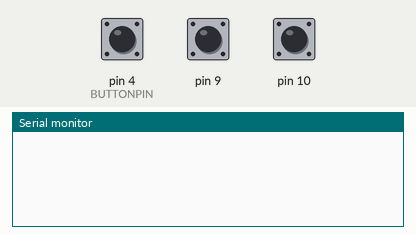
Recording of a sketch running on a simulated Arduino Uno, built with avr-gcc and run on an emulated ATmega328P. Parts: the last lines printed to the serial monitor. The test bench sets the inputs (shaded band); at power-on: pin 4 (BUTTONPIN) LOW, pin 9 HIGH, pin 10 HIGH.

Above: at 1.3 s.
1.4 s: pin 4 (BUTTONPIN) pulled HIGH for 0.15 s
At 2.7 s:
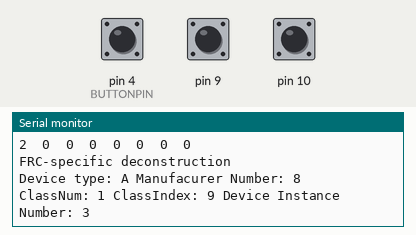
3.0 s: pin 4 (BUTTONPIN) pulled HIGH for 1 s
5.5 s: pin 4 (BUTTONPIN) pulled HIGH for 0.15 s
7.1 s: pin 4 (BUTTONPIN) pulsed HIGH 2 times (0.12 s each, 0.3 s apart)
At 7.23 s:
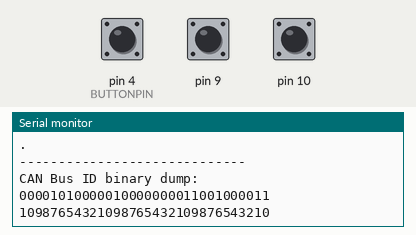
9.2 s: pin 4 (BUTTONPIN) pulled HIGH for 1 s
At 11.3 s:
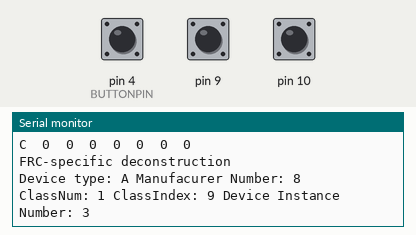
11.7 s: pin 4 (BUTTONPIN) pulled HIGH for 3.2 s
Timing chart, 0 to 14.7 s (numbered marks = the images above; inputs shaded):
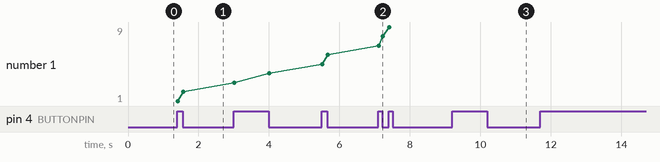

The sketch:

InCanButton.ino
```cpp
#include <InCANceivable_globals.h>
#include <InCANceivable.h>
#include <FRC_CAN.h>
extern MCP_CAN CAN;
unsigned long int myCanId;
byte buf[8];
int len=8;
#define BUTTONPIN 4
int oldButtonState=0;
void setup() {
   Serial.begin(115200);
   while (!Serial) {
   ;
    }
  // put your setup code here, to run once:
 pinMode(BUTTONPIN, INPUT);
  myCanId=FRC_CAN_init();  // sets speed, extended protocol etc
  InCANceivable_setup();
}

void loop() {

 unsigned long int outputCanId= FRC_CAN_embed(myCanId, 1, 9);
  // put your main code here, to run repeatedly:
 int  buttonState;
 buttonState = digitalRead(BUTTONPIN);

  // check if the pushbutton is pressed. If it is, the buttonState is HIGH:
  if (buttonState!=oldButtonState){
    buf[0]=buf[0]+1;
    CAN.sendMsgBuf(outputCanId,FRC_EXT,3, buf);
// CAN.sendMsgBuf(outputCanId,FRC_EXT,1,8, buf);
    oldButtonState=buttonState;
    Serial.println(".");
    //Serial.println(outputCanId,HEX);
    InCANceivable_msg_dump(outputCanId,8,buf);
   //  InCANceivable_msg_dump(myCanId,0,);
  }
}
```

Measured:
- after the input at 1.4 s, the serial monitor: prints a new line at once (image 1)
- after the input at 7.1 s, the serial monitor: prints a new line at once (image 2)
- after the input at 9.2 s, the serial monitor: prints a new line at once (image 3)
- plotted number 1: 2 → 4 after the input at 3.0 s, 4 → 6 after the input at 5.5 s
